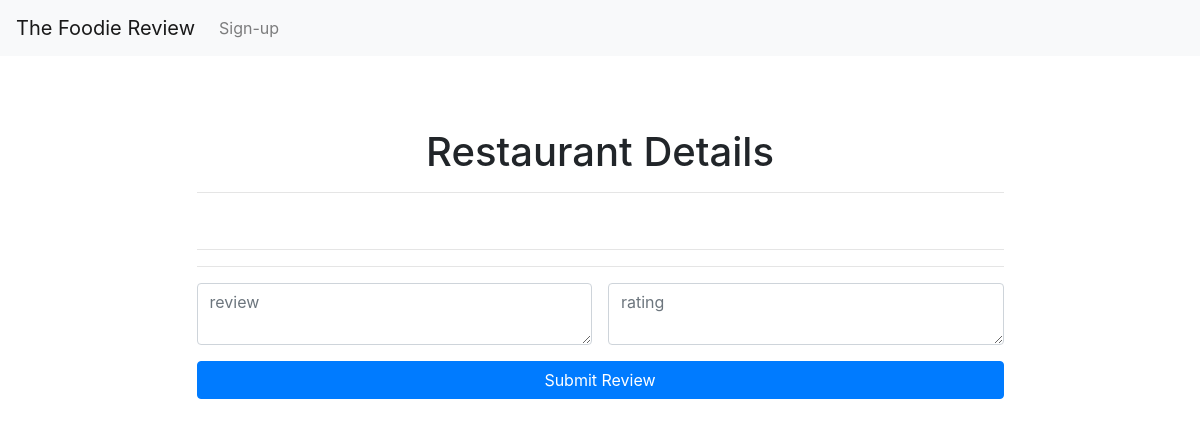
The app's page /restaurant/2, older data.
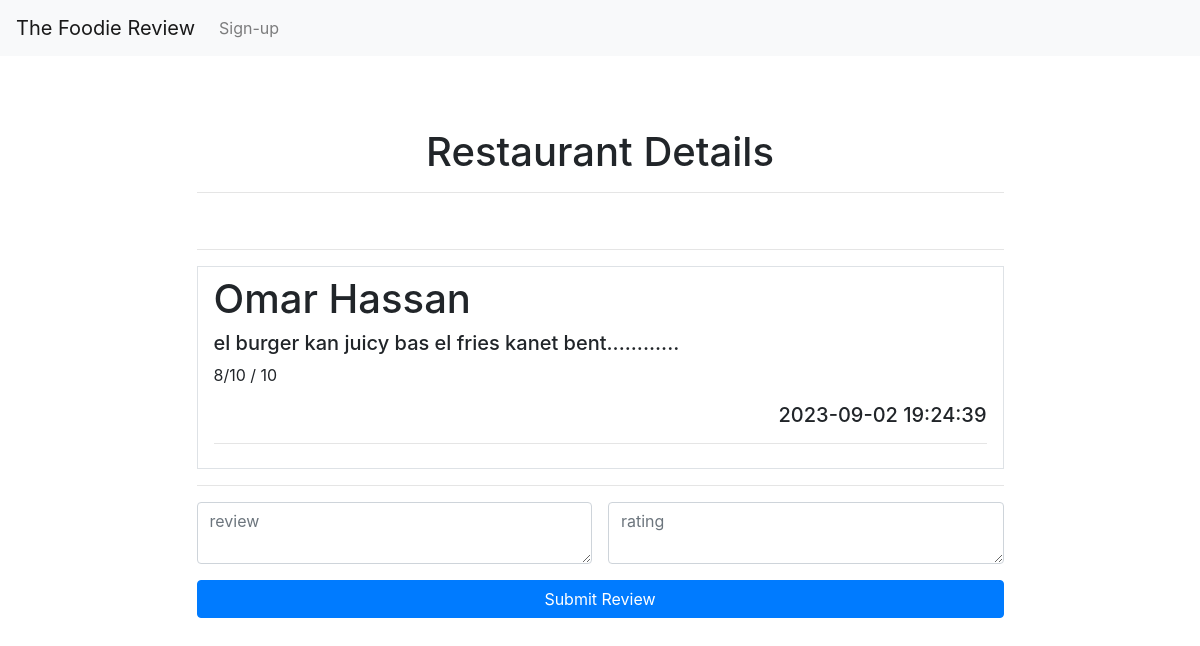
The same page, newer data.
### tables this page shows
CREATE TABLE reviews (
            id INTEGER PRIMARY KEY AUTOINCREMENT,
            user_id INTEGER NOT NULL,
            restaurant_id INTEGER NOT NULL,
            rating INTEGER NOT NULL,
            review TEXT NOT NULL,
            timestamp TIMESTAMP DEFAULT CURRENT_TIMESTAMP,
            FOREIGN KEY (user_id) REFERENCES users (id),
            FOREIGN KEY (restaurant_id) REFERENCES restaurants (id)
           
        );

CREATE TABLE users (
			id INTEGER PRIMARY KEY AUTOINCREMENT,
            first_name TEXT NOT NULL,
            last_name TEXT NOT NULL,
            email TEXT NOT NULL UNIQUE,
			username TEXT NOT NULL UNIQUE,
			password TEXT NOT NULL
		);

### app.py (the view)
@voting.route("/restaurant/<restaurant_id>", methods=["GET", "POST"])
def getrestaurant(restaurant_id):
    if request.method == "POST":
        review = request.form["review"]
        try:
            rating = int(request.form["rating"])
        except:
            flash("Rating from 0-10", "danger")
            return render_template(
                "view-restaurant.html",
                restaurant=db.get_restaurant(connection, restaurant_id),
                reviews=db.get_reviews_for_restaurant(connection, restaurant_id),
            )
        if rating > 10 or rating < 0:
            flash("Rating out of 10!", "danger")
            return render_template(
                "view-restaurant.html",
                restaurant=db.get_restaurant(connection, restaurant_id),
                reviews=db.get_reviews_for_restaurant(connection, restaurant_id),
            )
        user_id = session["user_id"]
        db.add_review(connection, user_id, restaurant_id, rating, review)
        return redirect(url_for("getrestaurant", restaurant_id=restaurant_id))
    else:
        return render_template(
            "view-restaurant.html",
            restaurant=db.get_restaurant(connection, restaurant_id),
            reviews=db.get_reviews_for_restaurant(connection, restaurant_id),
        )

### db.py (called while the page is built)
def get_restaurant(connection, restaurant_id):
    cursor = connection.cursor()
    query = """SELECT * FROM restaurants WHERE id = ?"""
    cursor.execute(query, (restaurant_id,))
    return cursor.fetchone()

def get_reviews_for_restaurant(connection, restaurant_id):
    cursor = connection.cursor()
    query = """
        SELECT  users.first_name, users.last_name, reviews.review, reviews.rating, reviews.timestamp
        FROM reviews
        JOIN users ON reviews.user_id = users.id
        WHERE reviews.restaurant_id = ?
    """
    cursor.execute(query, (restaurant_id,))
    return cursor.fetchall()

### templates/view-restaurant.html (shortened to what this page needs)
<!DOCTYPE html>
<html lang="en">
<head>
    <link rel="stylesheet" href="https://maxcdn.bootstrapcdn.com/bootstrap/4.5.2/css/bootstrap.min.css">
</head>
<body>
    <nav class="navbar navbar-expand-lg navbar-light bg-light">
        <a class="navbar-brand" href="/">The Foodie Review</a>
        <div class="collapse navbar-collapse" id="navbarScroll">
            <ul class="navbar-nav mr-auto my-2 my-lg-0 navbar-nav-scroll" style="max-height: 100px;">
                {% if 'username' not in session %}
                <li class="nav-item">
                    <a class="nav-link" href="/signup">Sign-up</a>
                </li>
                {% endif %}
            </ul>
        </div>
    </nav>
    <div class="container">
        <div class="row justify-content-center">
            <div class="col-md-9 col-lg-9 form-container p-4 mt-5 me-1">
                <div class="row mb-3">
                    <div class="col-12 text-center">
                        <h1>Restaurant Details</h1>
                        <hr />
                    </div>
                    <div class="col-3">
                    </div>
                    <div class="col">
                    </div>
                </div>
                <hr />
                <div>
                    {% for review in reviews %}
                    <div class="col-md-12 col-lg-12 py-2 px-3 mt-1 border border-3">
                        <h1>{{review[0]}} {{review[1]}}</h1>
                        <h5>{{review[2]}}</h5>
                        <p>{{review[3]}} / 10</p>
                        <div class="text-right">
                            <h5>{{review[4]}}</h5>
                        </div>
                        <hr />
                    </div>
                    {% endfor %}
                </div>
                <hr />
                <form class="login-form" method="post"
                    action="{{ url_for('getrestaurant', restaurant_id=restaurant[0]) }}">
                    <div class="d-flex flex-column">
                        <div class="mb-3 d-inline-flex">
                            <textarea class="form-control mr-2" placeholder="review" required name="review"></textarea>
                            <textarea type="number" class="form-control ml-2" placeholder="rating" required
                                name="rating"></textarea>
                        </div>
                        <button type="submit" class="btn btn-primary">Submit Review</button>
                    </div>
                </form>
            </div>
        </div>
    </div>
</body>
</html>

Row changes from the older to the newer data that the page shows:
added reviews: first_name "Omar", last_name "Hassan", review "el burger kan juicy bas el fries kanet bent............", rating "8/10", timestamp "2023-09-02 19:24:39"
